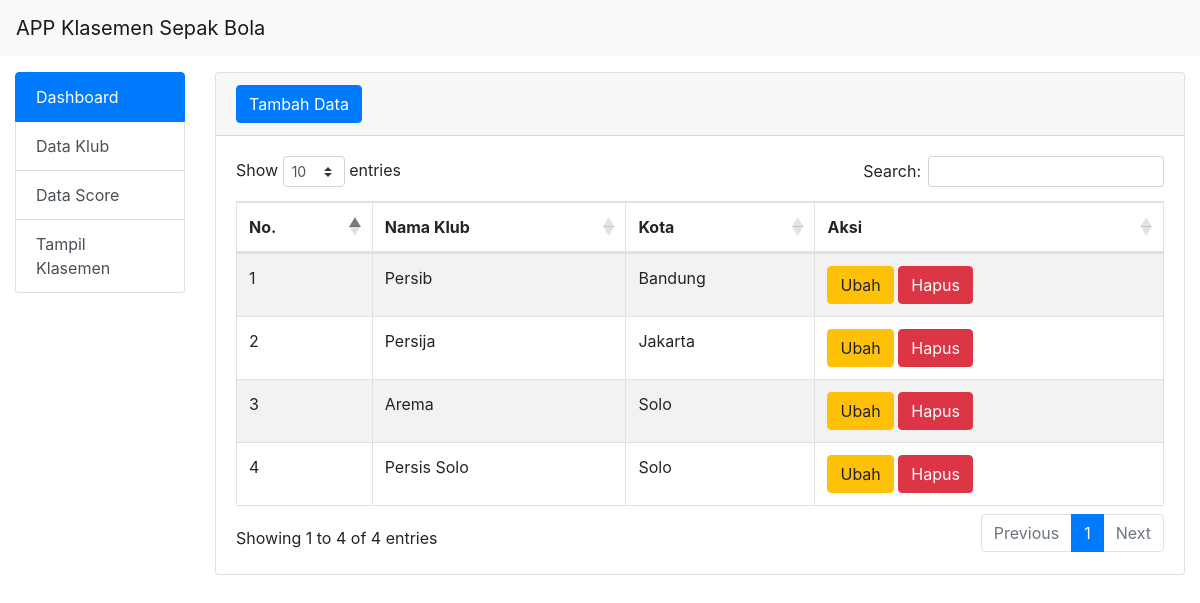
Screenshot of /index.php/klub with the database file from the repository.
### tables this page shows
CREATE TABLE `tb_klub` (
  `id_klub` int(11) NOT NULL,
  `nama` varchar(120) NOT NULL,
  `kota` varchar(120) NOT NULL
);

### application/controllers/Klub.php (called while the page is built, shortened)
<?php
class Klub extends CI_Controller {
    function __construct()
    {
        $this->load->model('M_klub');
    }
    public function index()
    {
        $data['tampil'] = $this->M_klub->tampil()->result_array();
        $this->load->view('templates/header');
        $this->load->view('templates/sidebar');
        $this->load->view('klub/v_tampil', $data);
        $this->load->view('templates/footer');
    }
}

### index.php (called while the page is built, shortened)
<?php
require_once BASEPATH.'core/CodeIgniter.php';

### application/models/M_klub.php (called while the page is built, shortened)
<?php
class M_klub extends CI_Model {
    function tampil()
    {
        return $this->db->get('tb_klub');
    }
}

### application/views/klub/v_tampil.php (the view, shortened to what this page needs)
<div class="col">
    <div class="card">
        <div class="card-header">
            <a href="<?= site_url('klub/tambahKlub') ?>" class="btn btn-primary">Tambah Data</a>
        </div>
        <div class="card-body">
            <table id="example" class="table table-striped table-bordered">
                <thead>
                    <tr>
                        <th>No.</th>
                        <th>Nama Klub</th>
                        <th>Kota</th>
                        <th>Aksi</th>
                    </tr>
                </thead>
                <tbody>
                    <?php $no = 1; foreach($tampil as $t): ?>
                        <tr>
                            <td><?= $no++; ?></td>
                            <td><?= $t['nama']; ?></td>
                            <td><?= $t['kota']; ?></td>
                            <td>
                                <a href="<?= site_url('klub/edit/'. $t['id_klub']) ?>" class="btn btn-warning">Ubah</a>
                                <a href="<?= site_url('klub/hapus/'. $t['id_klub']) ?>" class="btn btn-danger">Hapus</a>
                            </td>
                        </tr>
                    <?php endforeach; ?>
                </tbody>
            </table>
        </div>
    </div>
</div>
</div>
</div>

### rows the page displays
tb_klub: nama "Persib", kota "Bandung"
tb_klub: nama "Persija", kota "Jakarta"
tb_klub: nama "Arema", kota "Solo"
tb_klub: nama "Persis Solo", kota "Solo"
